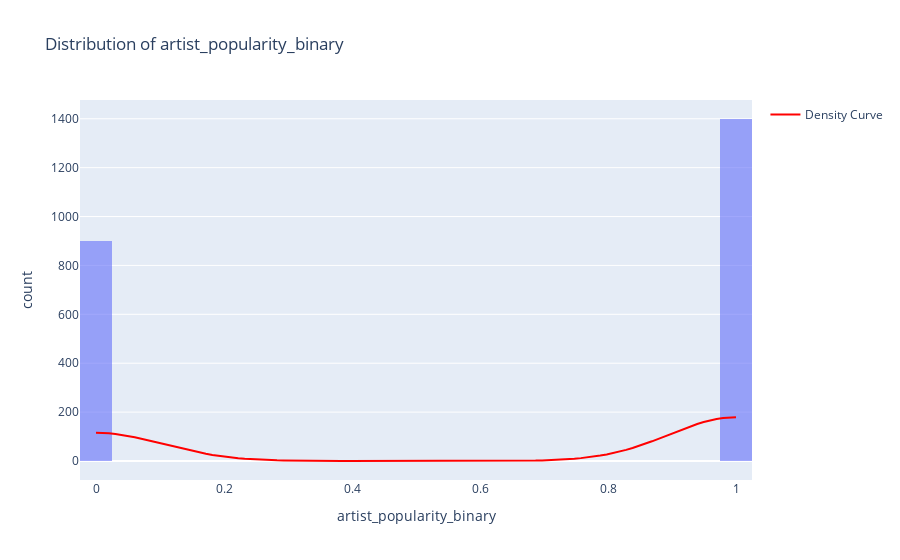
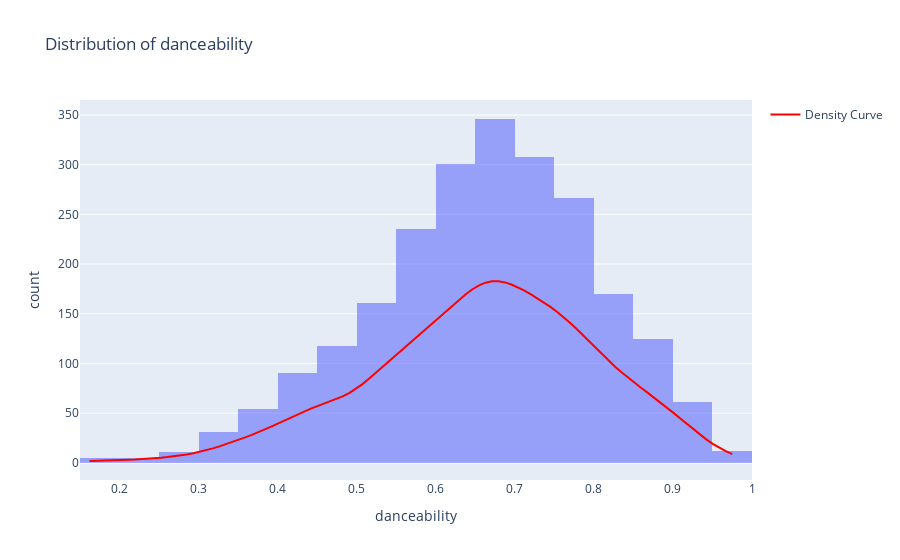
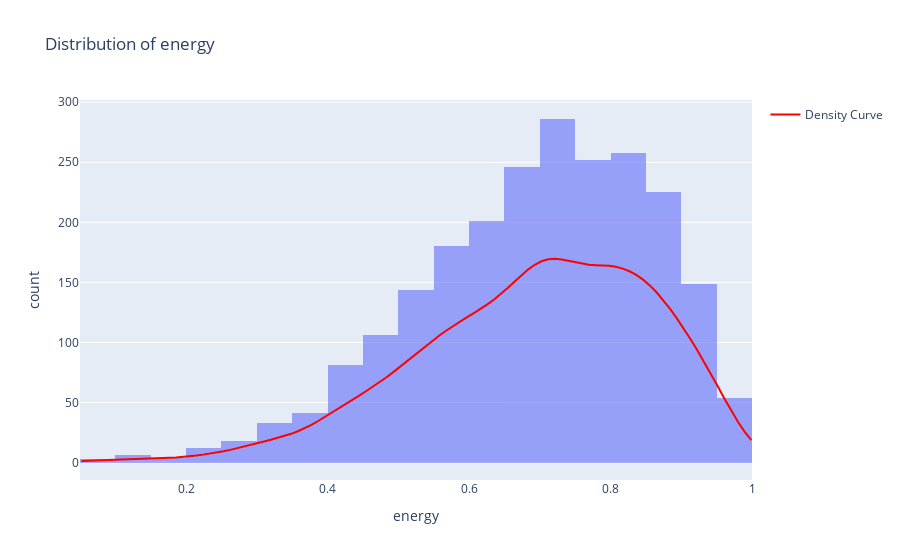
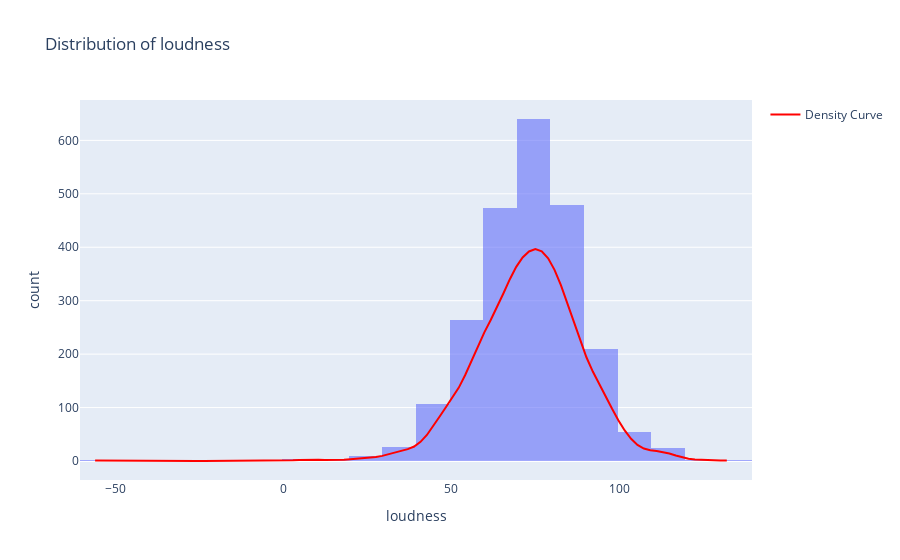

Notebook code for these charts, in order:
### Code cell
import matplotlib.pyplot as plt
import seaborn as sns
import plotly_express as px
import plotly.graph_objects as go
from scipy.stats import gaussian_kde

# columns_to_plot = [
#     'track_popularity', 'artist_popularity', 'danceability', 'energy', 'key', 
#     'loudness', 'speechiness', 'acousticness', 'instrumentalness', 
#     'liveness', 'valence', 'tempo', 'duration_ms'
# ]

columns_to_plot = [
    'artist_popularity_binary', 'danceability', 'energy', 
    'loudness', 'speechiness', 'acousticness', 'instrumentalness', 
    'liveness', 'valence', 'tempo', 'duration_ms'
]

# Loop through each column and plot
for col in columns_to_plot:
    # Compute histogram data
    hist_values, bin_edges = np.histogram(df[col], bins=30)

    # Compute KDE for smooth density line
    kde = gaussian_kde(df[col])
    x_vals = np.linspace(df[col].min(), df[col].max(), 100)

    # Scale KDE to match the histogram's max frequency
    y_vals = kde(x_vals) * len(df[col]) * (bin_edges[1] - bin_edges[0])

    # Create histogram
    fig = px.histogram(df, x=col, nbins=30, opacity=0.6, title=f'Distribution of {col}',
                       labels={col: col}, histnorm=None)

    # Add KDE line scaled to match frequency
    fig.add_trace(go.Scatter(
        x=x_vals, 
        y=y_vals, 
        mode='lines', 
        line=dict(color='red', width=2),
        name='Density Curve'
    ))

    # Show the figure
    fig.show()

### Figure 1 — Plotly figure (JSON) as saved in the notebook; plotly's stock layout.template omitted (floating-point values rounded to 4 significant figures; data arrays with more than 128 entries replaced by an {"elided": "..."} marker saying what was removed)
{"data": [{"alignmentgroup": "True", "bingroup": "x", "hovertemplate": "artist_popularity_binary=%{x}<br>count=%{y}<extra></extra>", "legendgroup": "", "marker": {"color": "#636efa", "opacity": 0.6, "pattern": {"shape": ""}}, "name": "", "nbinsx": 30, "offsetgroup": "", "orientation": "v", "showlegend": false, "type": "histogram", "x": {"elided": "2299 int values"}, "xaxis": "x", "yaxis": "y"}, {"line": {"color": "red", "width": 2}, "mode": "lines", "name": "Density Curve", "type": "scatter", "x": [0, 0.0101, 0.0202, 0.0303, 0.0404, 0.05051, 0.06061, 0.07071, 0.08081, 0.09091, 0.101, 0.1111, 0.1212, 0.1313, 0.1414, 0.1515, 0.1616, 0.1717, 0.1818, 0.1919, 0.202, 0.2121, 0.2222, 0.2323, 0.2424, 0.2525, 0.2626, 0.2727, 0.2828, 0.2929, 0.303, 0.3131, 0.3232, 0.3333, 0.3434, 0.3535, 0.3636, 0.3737, 0.3838, 0.3939, 0.404, 0.4141, 0.4242, 0.4343, 0.4444, 0.4545, 0.4646, 0.4747, 0.4848, 0.4949, 0.5051, 0.5152, 0.5253, 0.5354, 0.5455, 0.5556, 0.5657, 0.5758, 0.5859, 0.596, 0.6061, 0.6162, 0.6263, 0.6364, 0.6465, 0.6566, 0.6667, 0.6768, 0.6869, 0.697, 0.7071, 0.7172, 0.7273, 0.7374, 0.7475, 0.7576, 0.7677, 0.7778, 0.7879, 0.798, 0.8081, 0.8182, 0.8283, 0.8384, 0.8485, 0.8586, 0.8687, 0.8788, 0.8889, 0.899, 0.9091, 0.9192, 0.9293, 0.9394, 0.9495, 0.9596, 0.9697, 0.9798, 0.9899, 1], "y": [115.3, 114.7, 113.1, 110.5, 106.9, 102.4, 97.22, 91.42, 85.15, 78.57, 71.81, 65.02, 58.31, 51.8, 45.59, 39.74, 34.32, 29.36, 24.87, 20.88, 17.36, 14.3, 11.66, 9.427, 7.547, 5.985, 4.701, 3.658, 2.82, 2.153, 1.628, 1.22, 0.9055, 0.6657, 0.4848, 0.3497, 0.2499, 0.1769, 0.124, 0.08616, 0.05929, 0.04042, 0.02731, 0.0183, 0.01219, 0.008111, 0.005456, 0.003815, 0.002924, 0.002639, 0.002917, 0.00381, 0.005478, 0.008207, 0.01244, 0.01885, 0.0284, 0.04242, 0.06281, 0.09215, 0.1339, 0.1928, 0.275, 0.3885, 0.5436, 0.7535, 1.035, 1.407, 1.896, 2.531, 3.347, 4.383, 5.686, 7.308, 9.303, 11.73, 14.65, 18.13, 22.22, 26.98, 32.45, 38.67, 45.63, 53.35, 61.78, 70.87, 80.53, 90.64, 101.1, 111.6, 122.1, 132.4, 142.1, 151.1, 159.2, 166.1, 171.7, 175.8, 178.4, 179.2]}], "layout": {"barmode": "relative", "legend": {"tracegroupgap": 0}, "title": {"text": "Distribution of artist_popularity_binary"}, "xaxis": {"anchor": "y", "domain": [0, 1], "title": {"text": "artist_popularity_binary"}}, "yaxis": {"anchor": "x", "domain": [0, 1], "title": {"text": "count"}}}}

### Figure 2 — Plotly figure (JSON) as saved in the notebook; plotly's stock layout.template omitted (floating-point values rounded to 4 significant figures; data arrays with more than 128 entries replaced by an {"elided": "..."} marker saying what was removed)
{"data": [{"alignmentgroup": "True", "bingroup": "x", "hovertemplate": "danceability=%{x}<br>count=%{y}<extra></extra>", "legendgroup": "", "marker": {"color": "#636efa", "opacity": 0.6, "pattern": {"shape": ""}}, "name": "", "nbinsx": 30, "offsetgroup": "", "orientation": "v", "showlegend": false, "type": "histogram", "x": {"elided": "2299 float values"}, "xaxis": "x", "yaxis": "y"}, {"line": {"color": "red", "width": 2}, "mode": "lines", "name": "Density Curve", "type": "scatter", "x": [0.162, 0.1702, 0.1784, 0.1866, 0.1948, 0.2031, 0.2113, 0.2195, 0.2277, 0.2359, 0.2441, 0.2523, 0.2605, 0.2688, 0.277, 0.2852, 0.2934, 0.3016, 0.3098, 0.318, 0.3262, 0.3345, 0.3427, 0.3509, 0.3591, 0.3673, 0.3755, 0.3837, 0.3919, 0.4002, 0.4084, 0.4166, 0.4248, 0.433, 0.4412, 0.4494, 0.4576, 0.4658, 0.4741, 0.4823, 0.4905, 0.4987, 0.5069, 0.5151, 0.5233, 0.5315, 0.5398, 0.548, 0.5562, 0.5644, 0.5726, 0.5808, 0.589, 0.5972, 0.6055, 0.6137, 0.6219, 0.6301, 0.6383, 0.6465, 0.6547, 0.6629, 0.6712, 0.6794, 0.6876, 0.6958, 0.704, 0.7122, 0.7204, 0.7286, 0.7368, 0.7451, 0.7533, 0.7615, 0.7697, 0.7779, 0.7861, 0.7943, 0.8025, 0.8108, 0.819, 0.8272, 0.8354, 0.8436, 0.8518, 0.86, 0.8682, 0.8765, 0.8847, 0.8929, 0.9011, 0.9093, 0.9175, 0.9257, 0.9339, 0.9422, 0.9504, 0.9586, 0.9668, 0.975], "y": [1.746, 2.078, 2.366, 2.597, 2.774, 2.921, 3.07, 3.264, 3.538, 3.914, 4.401, 4.992, 5.677, 6.454, 7.338, 8.362, 9.567, 10.98, 12.63, 14.48, 16.5, 18.64, 20.88, 23.19, 25.58, 28.06, 30.67, 33.41, 36.3, 39.32, 42.45, 45.59, 48.68, 51.59, 54.29, 56.75, 59.05, 61.35, 63.84, 66.72, 70.15, 74.21, 78.93, 84.2, 89.91, 95.86, 101.9, 107.8, 113.6, 119.3, 124.8, 130.2, 135.7, 141.2, 146.9, 152.7, 158.6, 164.4, 169.9, 174.7, 178.5, 181.2, 182.6, 182.7, 181.5, 179.4, 176.5, 173.2, 169.5, 165.6, 161.4, 156.8, 152.0, 146.7, 141.0, 134.9, 128.6, 122.0, 115.3, 108.8, 102.5, 96.46, 90.79, 85.41, 80.27, 75.27, 70.35, 65.42, 60.41, 55.25, 49.94, 44.5, 39.01, 33.61, 28.4, 23.52, 19.06, 15.08, 11.61, 8.671]}], "layout": {"barmode": "relative", "legend": {"tracegroupgap": 0}, "title": {"text": "Distribution of danceability"}, "xaxis": {"anchor": "y", "domain": [0, 1], "title": {"text": "danceability"}}, "yaxis": {"anchor": "x", "domain": [0, 1], "title": {"text": "count"}}}}

### Figure 3 — Plotly figure (JSON) as saved in the notebook; plotly's stock layout.template omitted (floating-point values rounded to 4 significant figures; data arrays with more than 128 entries replaced by an {"elided": "..."} marker saying what was removed)
{"data": [{"alignmentgroup": "True", "bingroup": "x", "hovertemplate": "energy=%{x}<br>count=%{y}<extra></extra>", "legendgroup": "", "marker": {"color": "#636efa", "opacity": 0.6, "pattern": {"shape": ""}}, "name": "", "nbinsx": 30, "offsetgroup": "", "orientation": "v", "showlegend": false, "type": "histogram", "x": {"elided": "2299 float values"}, "xaxis": "x", "yaxis": "y"}, {"line": {"color": "red", "width": 2}, "mode": "lines", "name": "Density Curve", "type": "scatter", "x": [0.0519, 0.06147, 0.07103, 0.0806, 0.09017, 0.09973, 0.1093, 0.1189, 0.1284, 0.138, 0.1476, 0.1571, 0.1667, 0.1763, 0.1858, 0.1954, 0.205, 0.2145, 0.2241, 0.2337, 0.2432, 0.2528, 0.2624, 0.2719, 0.2815, 0.2911, 0.3006, 0.3102, 0.3198, 0.3293, 0.3389, 0.3485, 0.358, 0.3676, 0.3772, 0.3867, 0.3963, 0.4059, 0.4154, 0.425, 0.4346, 0.4441, 0.4537, 0.4633, 0.4728, 0.4824, 0.492, 0.5015, 0.5111, 0.5207, 0.5302, 0.5398, 0.5494, 0.5589, 0.5685, 0.5781, 0.5876, 0.5972, 0.6068, 0.6163, 0.6259, 0.6355, 0.645, 0.6546, 0.6642, 0.6737, 0.6833, 0.6929, 0.7024, 0.712, 0.7216, 0.7311, 0.7407, 0.7503, 0.7598, 0.7694, 0.779, 0.7885, 0.7981, 0.8077, 0.8172, 0.8268, 0.8364, 0.8459, 0.8555, 0.8651, 0.8746, 0.8842, 0.8938, 0.9033, 0.9129, 0.9225, 0.932, 0.9416, 0.9512, 0.9607, 0.9703, 0.9799, 0.9894, 0.999], "y": [1.317, 1.476, 1.629, 1.799, 2.006, 2.255, 2.535, 2.821, 3.081, 3.295, 3.462, 3.602, 3.756, 3.967, 4.273, 4.695, 5.233, 5.878, 6.618, 7.448, 8.378, 9.421, 10.59, 11.88, 13.27, 14.72, 16.17, 17.61, 19.05, 20.52, 22.12, 23.94, 26.07, 28.57, 31.44, 34.61, 38.0, 41.51, 45.07, 48.6, 52.11, 55.61, 59.14, 62.78, 66.59, 70.62, 74.88, 79.36, 83.98, 88.63, 93.24, 97.73, 102.1, 106.2, 110.2, 114.0, 117.6, 121.0, 124.4, 127.9, 131.7, 135.8, 140.3, 145.3, 150.6, 155.8, 160.7, 164.7, 167.6, 169.2, 169.6, 169.0, 167.8, 166.5, 165.4, 164.7, 164.3, 164.1, 163.8, 162.9, 161.5, 159.3, 156.2, 152.3, 147.5, 141.8, 135.2, 127.9, 120.0, 111.7, 102.9, 93.76, 84.18, 74.19, 63.91, 53.58, 43.54, 34.16, 25.8, 18.69]}], "layout": {"barmode": "relative", "legend": {"tracegroupgap": 0}, "title": {"text": "Distribution of energy"}, "xaxis": {"anchor": "y", "domain": [0, 1], "title": {"text": "energy"}}, "yaxis": {"anchor": "x", "domain": [0, 1], "title": {"text": "count"}}}}

### Figure 4 — Plotly figure (JSON) as saved in the notebook; plotly's stock layout.template omitted (floating-point values rounded to 4 significant figures; data arrays with more than 128 entries replaced by an {"elided": "..."} marker saying what was removed)
{"data": [{"alignmentgroup": "True", "bingroup": "x", "hovertemplate": "loudness=%{x}<br>count=%{y}<extra></extra>", "legendgroup": "", "marker": {"color": "#636efa", "opacity": 0.6, "pattern": {"shape": ""}}, "name": "", "nbinsx": 30, "offsetgroup": "", "orientation": "v", "showlegend": false, "type": "histogram", "x": {"elided": "2299 int values"}, "xaxis": "x", "yaxis": "y"}, {"line": {"color": "red", "width": 2}, "mode": "lines", "name": "Density Curve", "type": "scatter", "x": [-56, -54.1, -52.2, -50.3, -48.4, -46.51, -44.61, -42.71, -40.81, -38.91, -37.01, -35.11, -33.21, -31.31, -29.41, -27.52, -25.62, -23.72, -21.82, -19.92, -18.02, -16.12, -14.22, -12.32, -10.42, -8.525, -6.626, -4.727, -2.828, -0.9293, 0.9697, 2.869, 4.768, 6.667, 8.566, 10.46, 12.36, 14.26, 16.16, 18.06, 19.96, 21.86, 23.76, 25.66, 27.56, 29.45, 31.35, 33.25, 35.15, 37.05, 38.95, 40.85, 42.75, 44.65, 46.55, 48.44, 50.34, 52.24, 54.14, 56.04, 57.94, 59.84, 61.74, 63.64, 65.54, 67.43, 69.33, 71.23, 73.13, 75.03, 76.93, 78.83, 80.73, 82.63, 84.53, 86.42, 88.32, 90.22, 92.12, 94.02, 95.92, 97.82, 99.72, 101.6, 103.5, 105.4, 107.3, 109.2, 111.1, 113.0, 114.9, 116.8, 118.7, 120.6, 122.5, 124.4, 126.3, 128.2, 130.1, 132], "y": [0.7515, 0.6385, 0.3917, 0.1734, 0.05545, 0.0128, 0.002133, 0.0002566, 2.228e-05, 1.397e-06, 6.327e-08, 3.422e-09, 4.314e-08, 9.89e-07, 1.639e-05, 0.000196, 0.001693, 0.01055, 0.0475, 0.1544, 0.3621, 0.6132, 0.7498, 0.6619, 0.422, 0.1959, 0.07609, 0.0681, 0.1781, 0.4402, 0.8588, 1.372, 1.886, 2.296, 2.487, 2.399, 2.088, 1.779, 1.83, 2.46, 3.486, 4.482, 5.249, 6.059, 7.397, 9.591, 12.6, 15.91, 18.96, 22.14, 27.13, 35.79, 48.75, 65.18, 83.31, 101.2, 118.3, 137.3, 161.0, 188.4, 215.7, 240.6, 263.9, 287.9, 313.9, 340.3, 363.4, 380.8, 392.1, 396.5, 392.4, 379.2, 357.8, 329.2, 295.4, 259.6, 225.1, 194.1, 167.4, 143.8, 121.0, 98.16, 76.37, 57.12, 41.48, 30.19, 23.37, 20.14, 18.66, 16.96, 14.01, 10.2, 6.646, 4.145, 2.738, 1.978, 1.464, 1.114, 0.9519, 0.8535]}], "layout": {"barmode": "relative", "legend": {"tracegroupgap": 0}, "title": {"text": "Distribution of loudness"}, "xaxis": {"anchor": "y", "domain": [0, 1], "title": {"text": "loudness"}}, "yaxis": {"anchor": "x", "domain": [0, 1], "title": {"text": "count"}}}}
